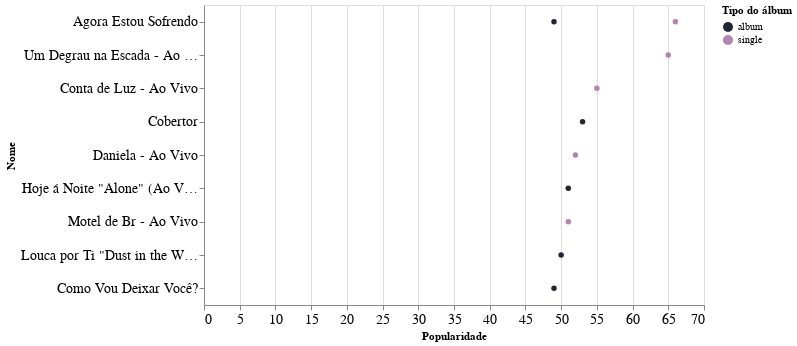

Notebook cell for this chart:
### Code cell
data_top20 = data.sort_values('popularity', ascending = False).head(10)
alt.Chart(data_top20).mark_circle(color = '#222437', opacity = 1).encode(
    y = alt.Y('name', axis = alt.Axis(title='Nome'), sort = None),
    x = alt.X('popularity', axis = alt.Axis(title = "Popularidade")),
    color = alt.Color('album_type', legend=alt.Legend(title="Tipo do álbum"), scale=alt.Scale(range = range_)),
    tooltip = ['name', 'popularity', 'album', 'album_type']
).configure_axis(
    labelFontSize=14
).properties(
    width=500,
    height=300,
)

### Figure 1 — Vega-Lite specification as saved in the notebook (floating-point values rounded to 4 significant figures)
{"config": {"view": {"continuousWidth": 400, "continuousHeight": 300}, "axis": {"labelFontSize": 14}}, "data": {"name": "data-c77f69cd86d49316ea8c62c6132b41f0"}, "mark": {"type": "circle", "color": "#222437", "opacity": 1}, "encoding": {"color": {"type": "nominal", "field": "album_type", "legend": {"title": "Tipo do álbum"}, "scale": {"range": ["#222437", "#B183AE"]}}, "tooltip": [{"type": "nominal", "field": "name"}, {"type": "quantitative", "field": "popularity"}, {"type": "nominal", "field": "album"}, {"type": "nominal", "field": "album_type"}], "x": {"type": "quantitative", "axis": {"title": "Popularidade"}, "field": "popularity"}, "y": {"type": "nominal", "axis": {"title": "Nome"}, "field": "name", "sort": null}}, "height": 300, "width": 500, "$schema": "https://vega.github.io/schema/vega-lite/v4.8.1.json", "datasets": {"data-c77f69cd86d49316ea8c62c6132b41f0": [{"Unnamed: 0": 466, "album": "Agora Estou Sofrendo (Ao Vivo)", "album_type": "single", "track_id": "18EfjSH1r9Jf6vx52eby5c", "track_number": 1, "name": "Agora Estou Sofrendo", "popularity": 66, "duration_ms": 258968, "release_date": "2020-08-14", "artists": "['Calcinha Preta', 'Gusttavo Lima']"}, {"Unnamed: 0": 472, "album": "CP 25 Anos, Pt. 1 (Ao Vivo)", "album_type": "single", "track_id": "49h9lUseWMnzyU0W8E40mP", "track_number": 1, "name": "Um Degrau na Escada - Ao Vivo", "popularity": 65, "duration_ms": 251061, "release_date": "2020-05-13", "artists": "['Calcinha Preta', 'Gusttavo Lima']"}, {"Unnamed: 0": 471, "album": "Conta de Luz (Ao Vivo)", "album_type": "single", "track_id": "5CgqWKoMzbugofFOjnhcFS", "track_number": 1, "name": "Conta de Luz - Ao Vivo", "popularity": 55, "duration_ms": 160149, "release_date": "2020-06-19", "artists": "['Calcinha Preta', 'Wesley Safadão']"}, {"Unnamed: 0": 239, "album": "As 20 +", "album_type": "album", "track_id": "3aNYxNtZq1AqLEYPKdx9F0", "track_number": 1, "name": "Cobertor", "popularity": 53, "duration_ms": 246133, "release_date": "2006-01-15", "artists": "['Calcinha Preta']"}, {"Unnamed: 0": 467, "album": "CP 25 Anos, Pt. 2 (Ao Vivo)", "album_type": "single", "track_id": "3dZvILFXiC8xMutIIuTuT1", "track_number": 1, "name": "Daniela - Ao Vivo", "popularity": 52, "duration_ms": 174474, "release_date": "2020-07-10", "artists": "['Calcinha Preta', 'Raí Saia Rodada']"}, {"Unnamed: 0": 289, "album": "Calcinha Preta, Vol. 13 (Ao Vivo)", "album_type": "album", "track_id": "1mPcdV4w5LDxGR14pQQDke", "track_number": 3, "name": "Hoje á Noite \"Alone\" (Ao Vivo)", "popularity": 51, "duration_ms": 212960, "release_date": "2005", "artists": "['Calcinha Preta']"}, {"Unnamed: 0": 461, "album": "Motel de Br (Ao Vivo)", "album_type": "single", "track_id": "2LlMe40LtGleIisAGorAI4", "track_number": 1, "name": "Motel de Br - Ao Vivo", "popularity": 51, "duration_ms": 168716, "release_date": "2020-10-09", "artists": "['Calcinha Preta', 'Wallas Arrais']"}, {"Unnamed: 0": 243, "album": "As 20 +", "album_type": "album", "track_id": "21KbWPoY3MTpI5byU6d0dl", "track_number": 5, "name": "Louca por Ti \"Dust in the Wind\"", "popularity": 50, "duration_ms": 164480, "release_date": "2006-01-15", "artists": "['Calcinha Preta']"}, {"Unnamed: 0": 205, "album": "Fica Comigo, Paulinha, Vol. 17", "album_type": "album", "track_id": "7MB82aWojKYntOXvQUogZM", "track_number": 9, "name": "Como Vou Deixar Você?", "popularity": 49, "duration_ms": 188800, "release_date": "2007-08-21", "artists": "['Calcinha Preta']"}, {"Unnamed: 0": 47, "album": "Calcinha Preta Premium", "album_type": "album", "track_id": "3Sg8aqH8nGwbD7OompKqlZ", "track_number": 6, "name": "Agora Estou Sofrendo", "popularity": 49, "duration_ms": 237666, "release_date": "2013-01-18", "artists": "['Calcinha Preta']"}]}}
